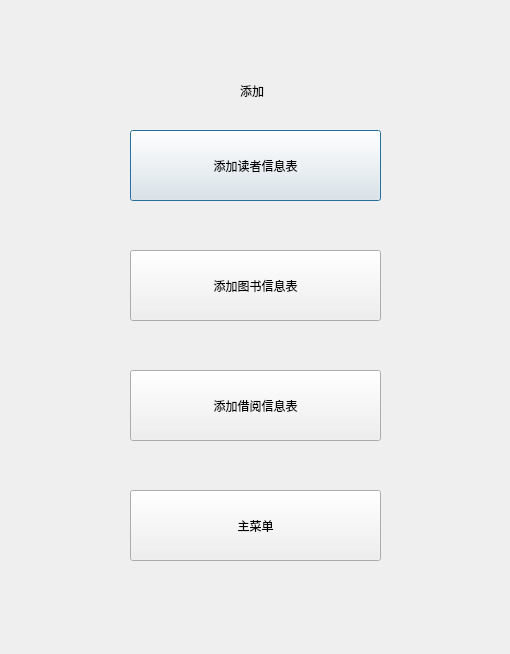
<?xml version="1.0" encoding="UTF-8"?>
<ui version="4.0">
 <class>Dialog</class>
 <widget class="QDialog" name="Dialog">
  <property name="geometry">
   <rect>
    <x>0</x>
    <y>0</y>
    <width>510</width>
    <height>654</height>
   </rect>
  </property>
  <property name="windowTitle">
   <string>添加</string>
  </property>
  <widget class="QLabel" name="label">
   <property name="geometry">
    <rect>
     <x>240</x>
     <y>60</y>
     <width>121</width>
     <height>61</height>
    </rect>
   </property>
   <property name="text">
    <string>添加</string>
   </property>
  </widget>
  <widget class="QPushButton" name="pushButton">
   <property name="geometry">
    <rect>
     <x>130</x>
     <y>130</y>
     <width>251</width>
     <height>71</height>
    </rect>
   </property>
   <property name="text">
    <string>添加读者信息表</string>
   </property>
  </widget>
  <widget class="QPushButton" name="pushButton_2">
   <property name="geometry">
    <rect>
     <x>130</x>
     <y>250</y>
     <width>251</width>
     <height>71</height>
    </rect>
   </property>
   <property name="text">
    <string>添加图书信息表</string>
   </property>
  </widget>
  <widget class="QPushButton" name="pushButton_3">
   <property name="geometry">
    <rect>
     <x>130</x>
     <y>370</y>
     <width>251</width>
     <height>71</height>
    </rect>
   </property>
   <property name="text">
    <string>添加借阅信息表</string>
   </property>
  </widget>
  <widget class="QPushButton" name="pushButton_4">
   <property name="geometry">
    <rect>
     <x>130</x>
     <y>490</y>
     <width>251</width>
     <height>71</height>
    </rect>
   </property>
   <property name="text">
    <string>主菜单</string>
   </property>
  </widget>
 </widget>
 <resources/>
 <connections/>
</ui>
